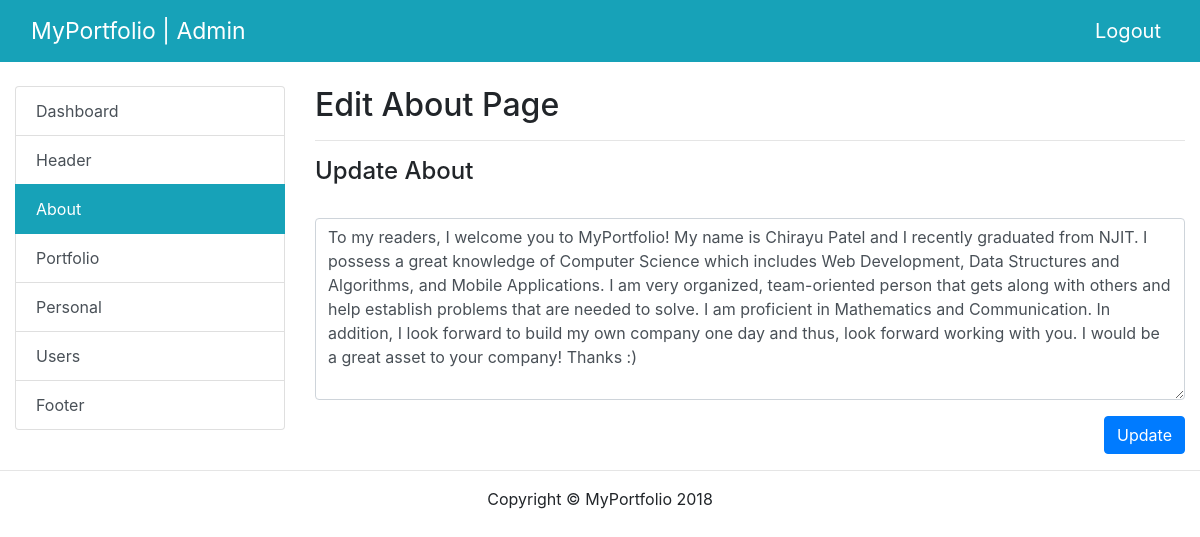
/about-admin.php (signed in), run on the app's committed database.
### tables this page shows
CREATE TABLE `description` (
  `id` int(11) NOT NULL,
  `title` text NOT NULL,
  `about` text NOT NULL,
  `personal` text NOT NULL
);

### about-admin.php (the view, shortened to what this page needs)
<?php
	include('db_connection.php');
?>
<!DOCTYPE html>
<html lang="en">
<head>
	<link rel="stylesheet" href="https://maxcdn.bootstrapcdn.com/bootstrap/4.0.0-beta.2/css/bootstrap.min.css">
	<link rel="stylesheet" href="css/style.css">
</head>
<body>
	<?php
		$sql = "SELECT * FROM description";
		$result = $conn->query($sql);
		if($result->num_rows > 0){
			while($row = $result->fetch_assoc())
			{
	?>
	<header>
		<nav class="navbar navbar-expand-md bg-info navbar-dark">
			<div class="container-fluid">
				<a class="navbar-brand" href="dashboard.php">MyPortfolio | Admin</a>
				<ul class="navbar-nav">
				  <li class="nav-item active">
				    <a class="nav-link" href="logout.php">Logout</a>
				  </li>
				</ul>
			</div>
		</nav>
	</header>
	<br>
	<div class="container-fluid">
		<div class="row">
			<div class="col-md-3">
				<div class="list-group">
				    <a href="dashboard.php" class="list-group-item list-group-item-action">Dashboard</a>
				    <a href="#" class="list-group-item list-group-item-action">Header</a>
				    <a href="about-admin.php" class="list-group-item list-group-item-action active">About</a>
				    <a href="portfolio-admin.php" class="list-group-item list-group-item-action">Portfolio</a>
				    <a href="personal-admin.php" class="list-group-item list-group-item-action">Personal</a>
				    <a href="users-admin.php" class="list-group-item list-group-item-action">Users</a>
				    <a href="footer-admin.php" class="list-group-item list-group-item-action">Footer</a>
				</div>
			</div>
			<div class="col-md-9">
				<h2>Edit About Page</h2>
				<hr>
				<h4>Update About</h4>
				<form>
			    	<div class="form-group">
				  		<br>
			      		<textarea class="form-control" rows="7" id="about" name="about" placeholder="Enter details for the about section.."><?php echo $row['about']; ?></textarea>
			    	</div>
			    	<button type="button" class="btn btn-primary" id="update" style="float:right;">Update</button>
			  	</form>
			</div>
		</div>
	</div>
	<hr>
	<footer>
		<div class="container text-center">
        	<p>Copyright &copy; <?php echo $row['title']; } } ?> <script>var d = new Date(); document.write(d.getFullYear());</script></p>
      </div>
	</footer>
</body>
</html>

### css/style.css (style rules this page uses)
a.nav-link { font-size: 20px; }
.navbar-dark .navbar-brand { font-size: 23px; }
.list-group-item.active { background: #17a2b8!important; border-color: #17a2b8!important; }
.navbar-dark .navbar-nav .nav-link { color: greenyellow; }

### data on the page
description: about "To my readers, I welcome you to MyPortfolio! My name is Chirayu Patel and I recently graduated from NJIT. I possess a great knowledge of Computer Science which includes Web Development, Data Structures and Algorithms, and Mobile Applications. I am very organized, team-oriented person that gets along with others and help establish problems that are needed to solve. I am proficient in Mathematics and Communication. In addition, I look forward to build my own company one day and thus, look forward working with you. I would be a great asset to your company! Thanks :)", title "MyPortfolio"
